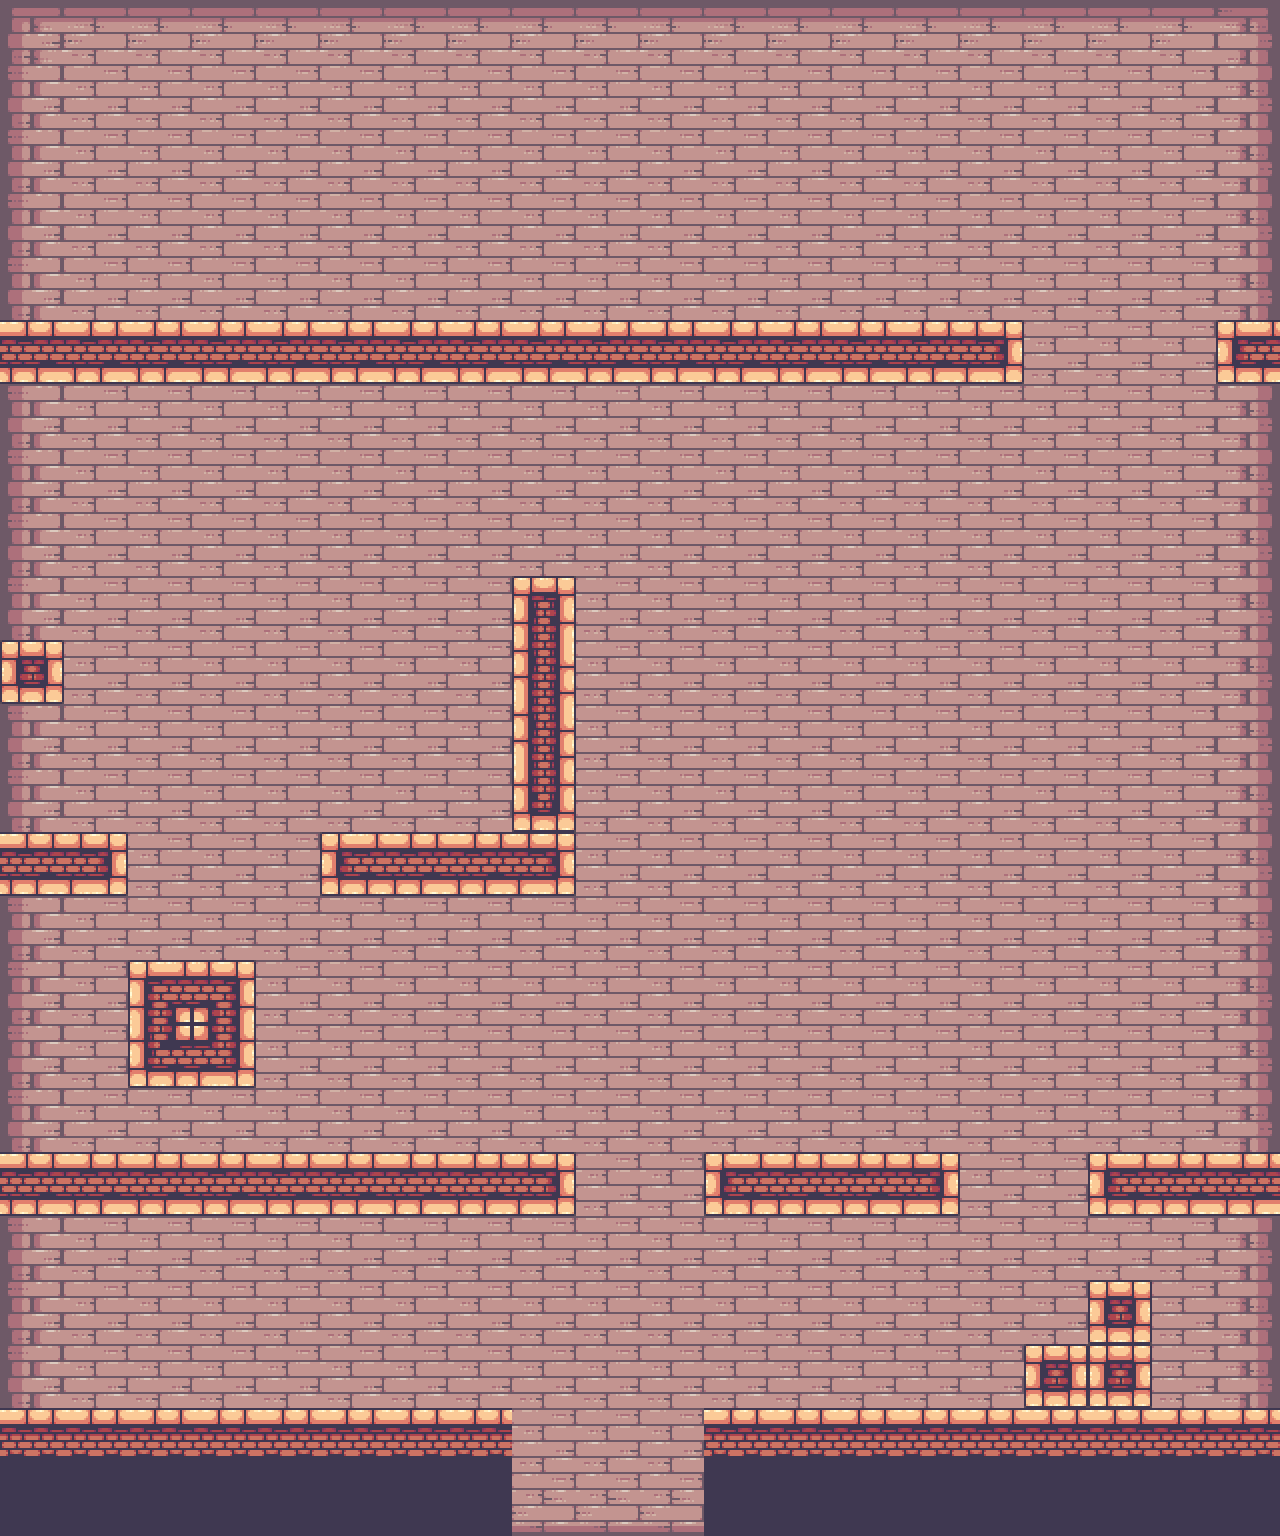

This game map was drawn from its Tiled (.tmx) file and the tilesets committed beside it. A one-line description and the trimmed map source follow:
An orthogonal 20x24 tile map with 64x64 px tiles, 4 tile layers (background, terrain, platforms, foreground), 3 tilesets and 27 objects (5x small_chains, 4x big_chains, 4x saw, 2x potion, 2x gem, ...).

<map version="1.10" tiledversion="1.10.2" orientation="orthogonal" renderorder="right-down" width="20" height="24" tilewidth="64" tileheight="64" infinite="0" nextlayerid="9" nextobjectid="37">
 <tileset firstgid="1" source="../tilesets/inside.tsx" />
 <tileset firstgid="97" source="../tilesets/objects.tsx" />
 <tileset firstgid="125" source="../tilesets/items.tsx" />
 <layer id="2" name="background" width="20" height="24">
  <data>[480 cells, 480 non-empty, 7 distinct tile ids]</data>
 </layer>
 <layer id="1" name="terrain" width="20" height="24">
  <data>[480 cells, 85 non-empty, 13 distinct tile ids]</data>
 </layer>
 <layer id="3" name="platforms" width="20" height="24">
  <data>[480 cells, 0 non-empty, 0 distinct tile ids]</data>
 </layer>
 <layer id="4" name="foreground" width="20" height="24">
  <data>[480 cells, 0 non-empty, 0 distinct tile ids]</data>
 </layer>
 <objectgroup id="5" name="data">
  <object id="35" name="data" x="0" y="0" width="64" height="64">
   <properties>
    <property name="bg" value="gray" />
    <property name="bottom_limit" type="int" value="200" />
    <property name="death_bottom_border" type="int" value="0" />
    <property name="horizon_line" type="int" value="0" />
    <property name="level_unlock" type="int" value="3" />
    <property name="top_limit" type="int" value="0" />
   </properties>
  </object>
 </objectgroup>
 <objectgroup id="6" name="items">
  <object id="11" name="potion" gid="127" x="0" y="640" width="64" height="64" />
  <object id="12" name="coin" gid="126" x="128" y="960" width="64" height="64" />
  <object id="13" name="gem" gid="125" x="1216" y="1408" width="64" height="64" />
  <object id="14" name="skull" gid="129" x="512" y="576" width="64" height="64" />
  <object id="16" name="gem" gid="125" x="832" y="1152" width="64" height="64" />
  <object id="36" name="potion" gid="127" x="448" y="832" width="64" height="64" />
 </objectgroup>
 <objectgroup id="7" name="objects">
  <object id="18" name="player" gid="104" x="46.259" y="1375.51" width="74" height="56" />
  <object id="19" name="door" gid="2147483772" x="64" y="320" width="82" height="98" />
  <object id="22" name="big_chains" gid="114" x="192" y="128" width="64" height="116" />
  <object id="24" name="big_chains" gid="114" x="320" y="1344" width="64" height="116" />
  <object id="25" name="small_chains" gid="115" x="384" y="1280" width="64" height="62" />
  <object id="27" name="big_chains" gid="114" x="576" y="512" width="64" height="116" />
  <object id="28" name="small_chains" gid="115" x="512" y="448" width="64" height="62" />
  <object id="29" name="small_chains" gid="115" x="320" y="64" width="64" height="62" />
  <object id="30" name="small_chains" gid="115" x="896" y="1280" width="64" height="62" />
  <object id="31" name="small_chains" gid="115" x="1152" y="1280" width="64" height="62" />
  <object id="32" name="big_chains" gid="114" x="384" y="1024" width="64" height="116" />
  <object id="34" name="candle" gid="112" x="157.298" y="329.829" width="64" height="64" />
 </objectgroup>
 <objectgroup id="8" name="moving">
  <object id="1" name="saw" x="1008.88" y="930.157" width="20.2232" height="311.842">
   <properties>
    <property name="platform" type="bool" value="false" />
    <property name="speed" type="int" value="150" />
   </properties>
  </object>
  <object id="2" name="moving_platform" x="1136.15" y="407.892" width="28.4756" height="320.111">
   <properties>
    <property name="platform" type="bool" value="true" />
    <property name="speed" type="int" value="150" />
   </properties>
  </object>
  <object id="3" name="spike" gid="108" x="627.712" y="1325.48" width="64" height="64">
   <properties>
    <property name="end_angle" type="int" value="180" />
    <property name="platform" type="bool" value="false" />
    <property name="radius" type="int" value="100" />
    <property name="speed" type="int" value="175" />
    <property name="start_angle" type="int" value="0" />
   </properties>
  </object>
  <object id="4" name="moving_platform" x="605.942" y="789.495" width="407.653" height="21.2678">
   <properties>
    <property name="platform" type="bool" value="true" />
    <property name="speed" type="int" value="180" />
   </properties>
  </object>
  <object id="5" name="saw" x="201.971" y="583.154" width="20.2232" height="324.695">
   <properties>
    <property name="platform" type="bool" value="false" />
    <property name="speed" type="int" value="150" />
   </properties>
  </object>
  <object id="6" name="saw" x="131.277" y="747.035" width="370.48" height="16.2122">
   <properties>
    <property name="platform" type="bool" value="false" />
    <property name="speed" type="int" value="150" />
   </properties>
  </object>
  <object id="7" name="saw" x="462.991" y="482.527" width="534.024" height="16.2122">
   <properties>
    <property name="platform" type="bool" value="false" />
    <property name="speed" type="int" value="125" />
   </properties>
  </object>
  <object id="9" name="spike" gid="108" x="877.902" y="214.803" width="64" height="64">
   <properties>
    <property name="end_angle" type="int" value="-1" />
    <property name="platform" type="bool" value="false" />
    <property name="radius" type="int" value="100" />
    <property name="speed" type="int" value="175" />
    <property name="start_angle" type="int" value="0" />
   </properties>
  </object>
 </objectgroup>
</map>
